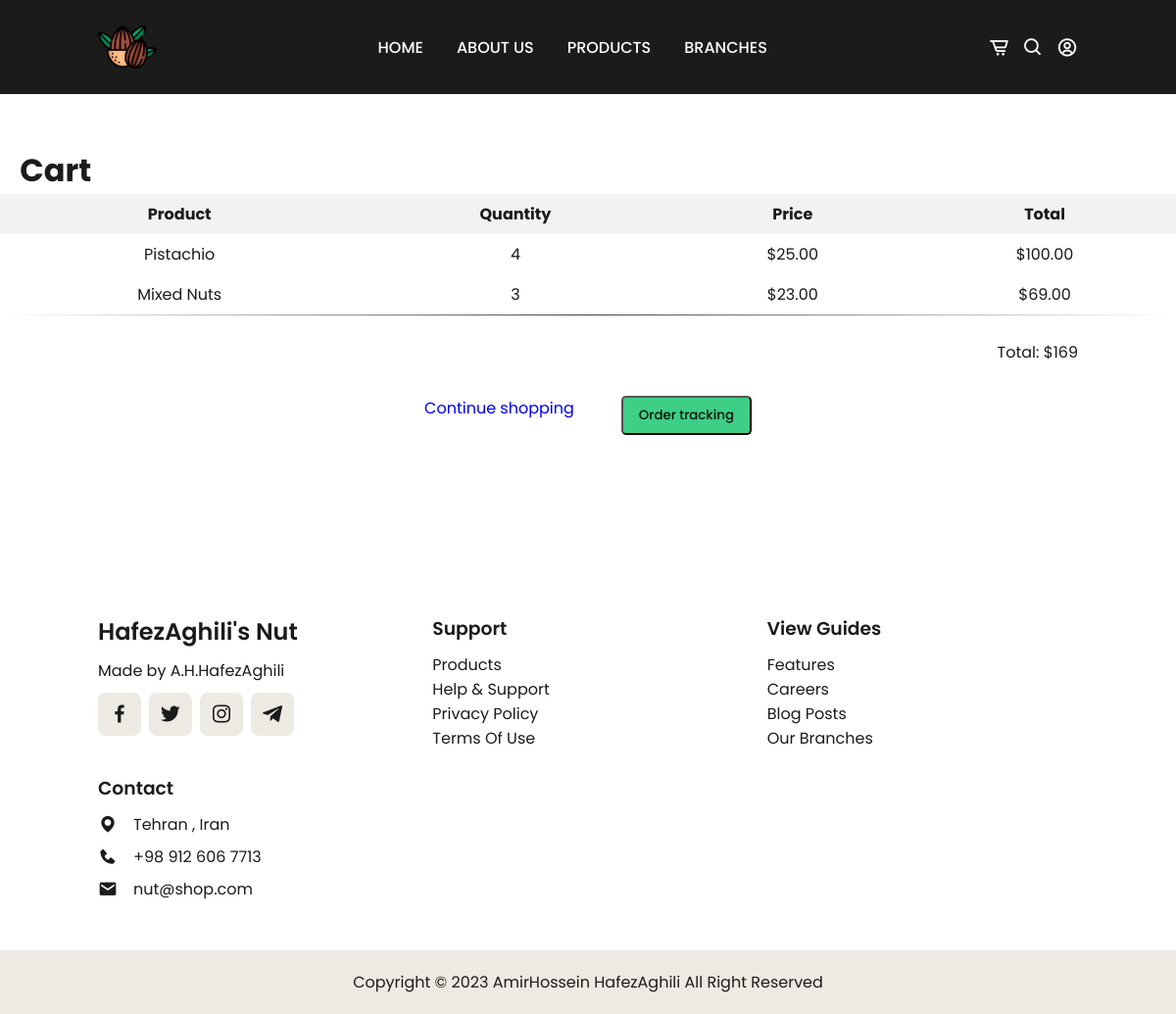
The app's page /cart/0/ (signed in), older data.
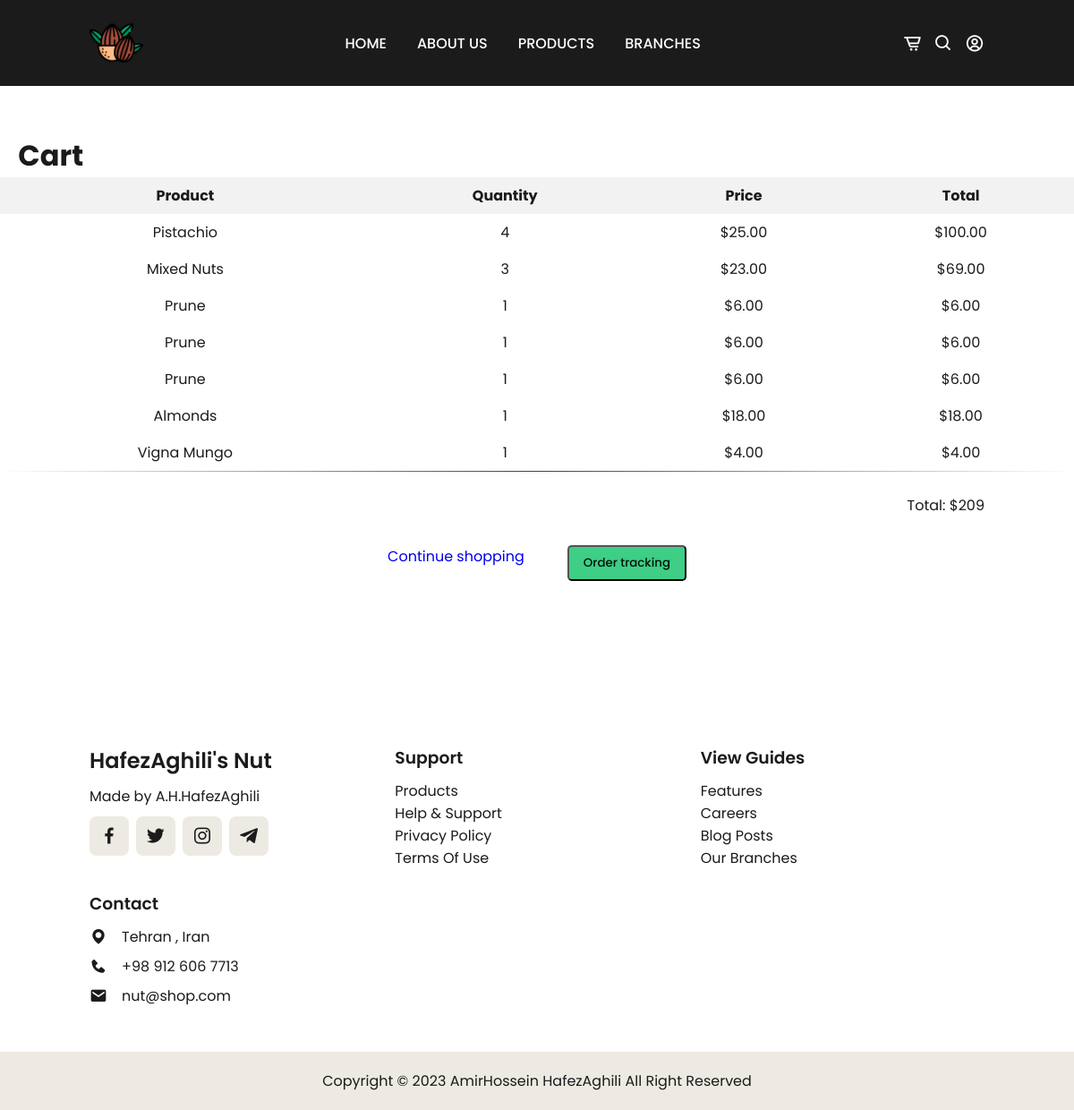
The same page, newer data.
### pages/models.py (models this page shows, shortened)
class CartItem(models.Model):
    cart = models.ForeignKey('Cart' , on_delete=models.CASCADE)
    product = models.ForeignKey('Product' , on_delete=models.CASCADE)
    quantity = models.IntegerField()
    status = models.CharField(max_length=50 , default='Submitted' ,choices=[('Submitted','Submitted'),
                                                                            ('Ready to send','Ready to send'),
                                                                            ('Sent','Sent')])
    def get_total_price(self):
        return self.quantity * self.product.price

class Product(models.Model):
    name = models.CharField(max_length=50 , blank=False , null=False)
    price = models.DecimalField(max_digits=10,decimal_places=2)
    img = models.ImageField()
    quality = models.CharField(max_length= 50 , choices=[('high quality','high quality') ,
                                                         ('medium quality','medium quality') ,
                                                         ('low quality','low quality')])
    supplier = models.ManyToManyField('Supplier')
    category = models.ForeignKey('Category', on_delete=models.CASCADE)
    created_at   = models.DateTimeField(auto_now_add=True)
    expiration_at = models.DateField(default=datetime.now()+timedelta(days=730))

### pages/views.py (the view)
# urls.py: path('cart/<int:pk>/', CartDetailView.as_view(), name='cart_view'),
class CartDetailView(LoginRequiredMixin, DetailView):
    model = Cart
    template_name = 'cart_view.html'
    context_object_name = 'cart'
    def get_object(self, queryset=None):
        user = self.request.user
        try:
            cart = Cart.objects.get(user=user)
        except Cart.DoesNotExist:
            cart = Cart.objects.create(user=user)
        return cart
    def get_context_data(self, **kwargs):
        context = super().get_context_data(**kwargs)
        cart_items = CartItem.objects.filter(cart=self.object)
        total_prices = cart_items.annotate(total_price=F('quantity') * F('product__price'))
        cart_total = total_prices.aggregate(total=Sum('total_price'))['total']
        context['cart_items'] = zip(cart_items, total_prices)
        context['cart_total'] = cart_total
        return context

### templates/cart_view.html (shortened to what this page needs)
{% extends 'register_base.html' %}
{% load static %}
    {% block styles %}
    <link rel="stylesheet" type="text/css" href="{% static 'css/stylesCardView.css' %}">
    {% endblock %}
{% block content %}
<br><br><br>
    <h1>&nbsp;&nbsp;&nbsp;Cart</h1>
    {% if cart_items %}
        <table>
            <thead>
                <tr>
                    <th>Product</th>
                    <th>Quantity</th>
                    <th>Price</th>
                    <th>Total</th>
                </tr>
            </thead>
            <tbody>
                {% for item, total_price in cart_items %}
                    <tr>
                        <td>{{ item.product.name }}</td>
                        <td>{{ item.quantity }}</td>
                        <td>${{ item.product.price }}</td>
                        <td>${{ item.get_total_price }}</td>
                    </tr>
                {% endfor %}
            </tbody>
        </table>
        <br>
        <p style="text-align:Right;padding-inline: 100px;">Total: ${{ cart_total }}</p>
        <div class="button-container">
            <a href="{% url 'product_view' %}" class="btn-primary btn-animation">Continue shopping</a>
            <a href="{% url 'checkout' %}">
              <button type="submit" class="btn">Order tracking</button>
            </a>
        </div>
    {% else %}
        <p>Your cart is empty.</p>
    {% endif %}
    <br><br><br><br><br>
{% endblock %}

Row changes from the older to the newer data that the page shows:
added CartItem: product.name "Prune", quantity "1", product.price "6.00", get_total_price "6.00"
added CartItem: product.name "Prune", quantity "1", product.price "6.00", get_total_price "6.00"
added CartItem: product.name "Prune", quantity "1", product.price "6.00", get_total_price "6.00"
added CartItem: product.name "Almonds", quantity "1", product.price "18.00", get_total_price "18.00"
added CartItem: product.name "Vigna Mungo", quantity "1", product.price "4.00", get_total_price "4.00"
Text that changed along with them:
{{ cart_total }}: "169" → "209"
